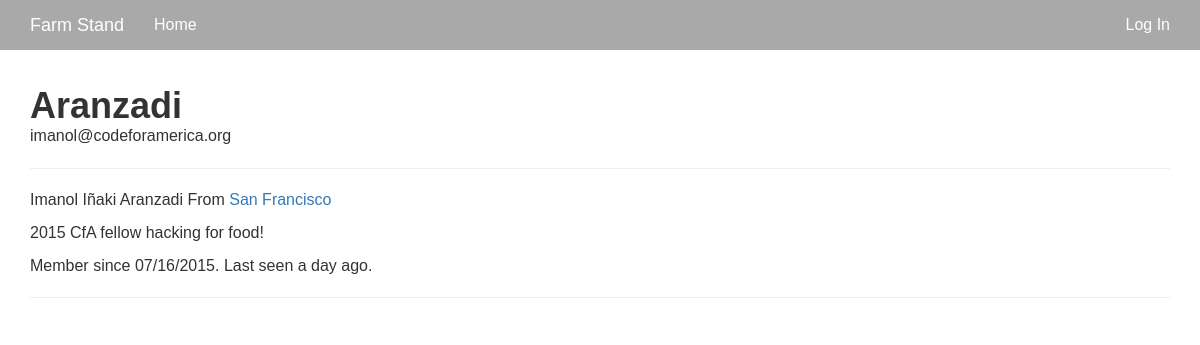
Before: /user/Aranzadi with the older database file.
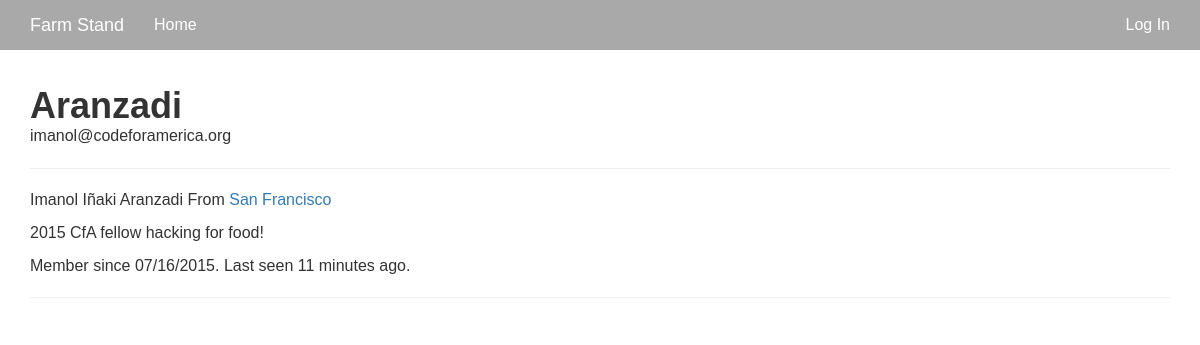
After: the same page with the newer database file.
### app/models.py (models this page shows, shortened)
class User(UserMixin, db.Model):
    __tablename__ = 'users'
    id = db.Column(db.Integer, primary_key=True)
    email = db.Column(db.String(64), unique=True, index=True)
    phone = db.Column(db.String(64), unique=True, index=True)
    username = db.Column(db.String(64), unique=True, index=True)
    name = db.Column(db.String(64), index=True)
    about_me = db.Column(db.Text())
    location = db.Column(db.String(64))
    member_since = db.Column(db.DateTime(), default=datetime.utcnow)
    last_seen = db.Column(db.DateTime(), default=datetime.utcnow)
    role_id = db.Column(db.Integer, db.ForeignKey('roles.id'))
    password_hash = db.Column(db.String(128))
    confirmed = db.Column(db.Boolean, default=False)
    products = db.relationship('Product', backref='farmer', lazy='dynamic')
    @property
    def password(self):
        raise AttributeError('password is not a readable attribute')

### app/main/views.py (the view)
@main.route('/user/<username>')
def user(username):
    user = User.query.filter_by(username=username).first()
    if user is None:
        abort(404)
    return render_template('user.html', user=user)

### app/auth/views.py (called while the page is built)
@auth.before_app_request
def before_request():
    if current_user.is_authenticated():
        current_user.ping()
        if current_user.is_authenticated() and not current_user.confirmed and request.endpoint[:5] != 'auth.':
            return redirect(url_for('auth.unconfirmed'))

### app/main/__init__.py (called while the page is built)
@main.app_context_processor
def inject_permissions():
    return dict(Permission=Permission)

### app/models.py (called while the page is built)
    def is_administrator(self):
        return False

### app/templates/user.html (shortened to what this page needs)
{% extends "base.html" %}
{% import "bootstrap/wtf.html" as wtf %}
{% block content %}
<div class="container">
  <div class="page-header">
    <h1>{{ user.username }}</h1><span>{{ user.email }}</span>
    <hr>
    {% if user.name or user.location %} <p>
            {% if user.name %}{{ user.name }}{% endif %}
            {% if user.location %}
    From <a href="http://maps.google.com/?q={{ user.location }}"> {{ user.location }}
    </a>
    {% endif %}
    </p>
    {% endif %}
    {% if user.about_me %}<p>{{ user.about_me }}</p>{% endif %} <p>
            Member since {{ moment(user.member_since).format('L') }}.
            Last seen {{ moment(user.last_seen).fromNow() }}.
    </p>
  </div>
</div>
{% endblock %}

Changed rows visible on the page:
changed User "Aranzadi": last_seen "a day ago" → "11 minutes ago"
